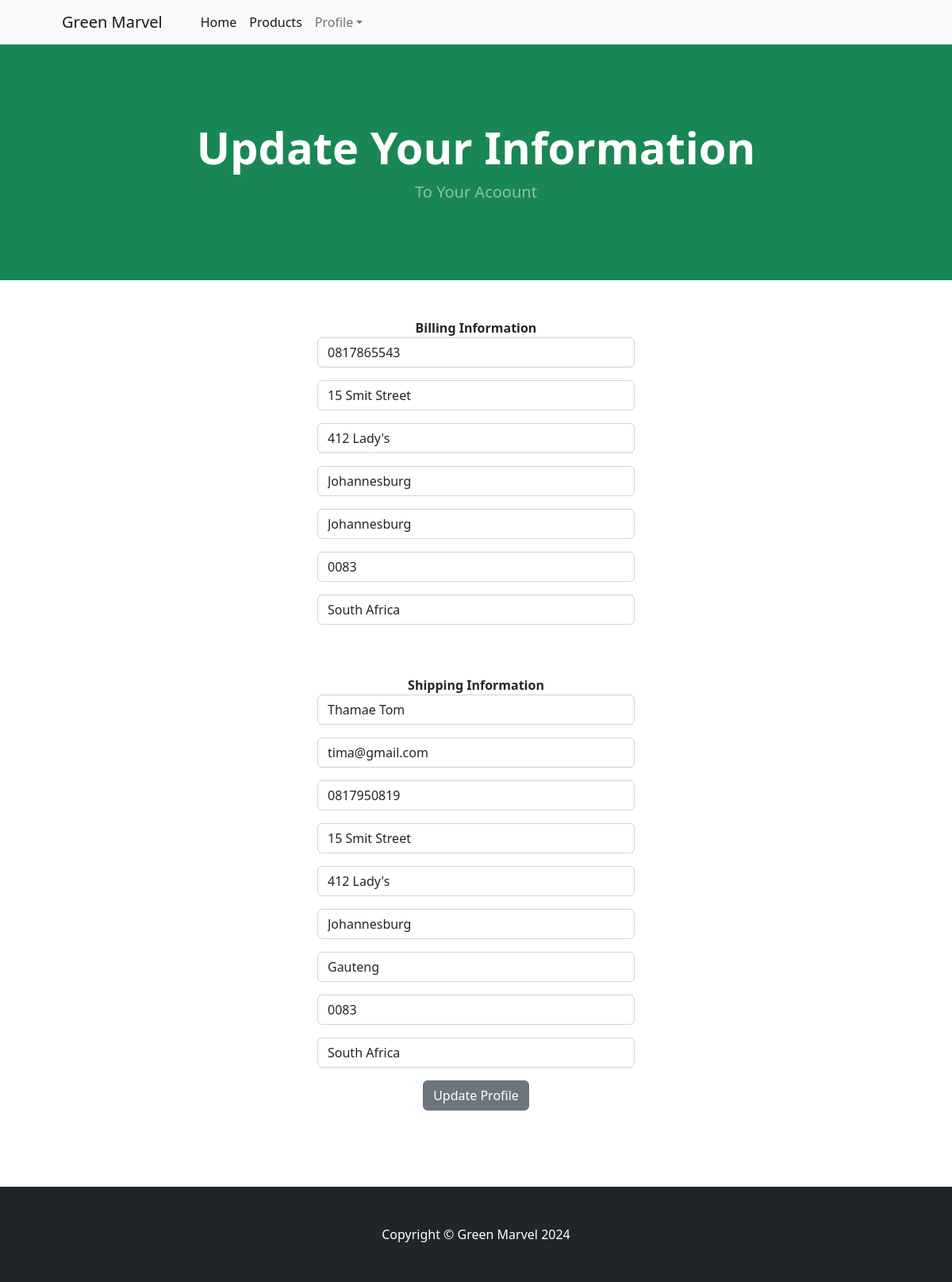
Page /update_info/ (signed in) on the committed database.
### greenmarv/models.py (models this page shows, shortened)
class Profile(models.Model):
	user = models.OneToOneField(User, on_delete=models.CASCADE)
	date_modified = models.DateTimeField(User, auto_now=True)
	phone = models.CharField(max_length=20, blank=True)
	address1 = models.CharField(max_length=200, blank=True)
	apartment = models.CharField(max_length=200, blank=True)
	city = models.CharField(max_length=200, blank=True)
	province = models.CharField(max_length=200, blank=True)
	zipcode = models.CharField(max_length=200, blank=True)
	country = models.CharField(max_length=200, blank=True)
	old_cart = models.CharField(max_length=200, blank=True, null=True)

### payment/models.py (models this page shows, shortened)
class ShippingAddress(models.Model):
	user = models.ForeignKey(User, on_delete=models.CASCADE, null=True, blank=True)
	shipping_full_name = models.CharField(max_length=255)
	shipping_email = models.CharField(max_length=255)
	shipping_phone = models.CharField(max_length=20)
	shipping_address1 = models.CharField(max_length=255)
	shipping_apartment = models.CharField(max_length=255, null=True, blank=True)
	shipping_city = models.CharField(max_length=255)
	shipping_province = models.CharField(max_length=255, null=True, blank=True)
	shipping_zipcode = models.CharField(max_length=255, null=True, blank=True)
	shipping_country = models.CharField(max_length=255)
	class Meta:
		verbose_name_plural = "Shipping Address"

### greenmarv/views.py (the view)
# urls.py: path('update_info/', views.update_info, name='update_info'),
def update_info(request):
	if request.user.is_authenticated:
		current_user = Profile.objects.get(user__id=request.user.id)
		shipping_user = ShippingAddress.objects.get(user__id=request.user.id)
		form = UserInfoForm(request.POST or None, instance=current_user)
		shipping_form = ShippingForm(request.POST or None, instance=shipping_user)
		if form.is_valid() or shipping_form.is_valid():
			form.save()
			shipping_form.save()
			messages.success(request, "Your Info Has Been Updated!!")
			return redirect('index')
		return render(request, "update_info.html", {'form':form, 'shipping_form':shipping_form})
	else:
		messages.success(request, "You Must Be Logged In To Access That Page!!")
		return redirect('index')

### greenmarv/forms.py
class UserInfoForm(forms.ModelForm):
	phone = forms.CharField(label="", widget=forms.TextInput(attrs={'class':'form-control', 'placeholder':'Phone'}), required=False)
	address1 = forms.CharField(label="", widget=forms.TextInput(attrs={'class':'form-control', 'placeholder':'Street Name'}), required=False)
	apartment = forms.CharField(label="", widget=forms.TextInput(attrs={'class':'form-control', 'placeholder':'Apartment'}), required=False)
	city = forms.CharField(label="", widget=forms.TextInput(attrs={'class':'form-control', 'placeholder':'City'}), required=False)
	province = forms.CharField(label="", widget=forms.TextInput(attrs={'class':'form-control', 'placeholder':'Province'}), required=False)
	zipcode = forms.CharField(label="", widget=forms.TextInput(attrs={'class':'form-control', 'placeholder':'Zipcode'}), required=False)
	country = forms.CharField(label="", widget=forms.TextInput(attrs={'class':'form-control', 'placeholder':'Country'}), required=False)
	class Meta:
		model = Profile
		fields = ('phone', 'address1', 'apartment', 'city', 'province', 'zipcode', 'country', )

### cart/context_processors.py (called while the page is built)
def cart(request):
	return {'cart': Cart(request)}

### greenmarv/templates/update_info.html (shortened to what this page needs)
{% load static %}
<!DOCTYPE html>
<html lang="en">
    <head>
        <link href="https://cdn.jsdelivr.net/npm/bootstrap-icons@1.5.0/font/bootstrap-icons.css" rel="stylesheet" />
        <link href="{% static 'products/css/styles.css' %}" rel="stylesheet" />
    </head>
    <body>
        <nav class="navbar navbar-expand-lg navbar-light bg-light">
            <div class="container px-4 px-lg-5">
                <a class="navbar-brand" href="#!">Green Marvel</a>
                <div class="collapse navbar-collapse" id="navbarSupportedContent">
                    <ul class="navbar-nav me-auto mb-2 mb-lg-0 ms-lg-4">
                        <li class="nav-item"><a class="nav-link active" aria-current="page" href="{% url 'index' %}">Home</a></li>
                        <li class="nav-item"><a class="nav-link active" aria-current="page" href="{% url 'home' %}">Products</a></li>
                        <li class="nav-item dropdown">
                            <a class="nav-link dropdown-toggle" id="navbarDropdown" href="#" role="button" data-bs-toggle="dropdown" aria-expanded="false">Profile</a>
                        </li>
                    </ul>
                </div>
            </div>
        </nav>
        <header class="bg-success py-5">
            <div class="container px-4 px-lg-5 my-5">
                <div class="text-center text-white">
                    <h1 class="display-4 fw-bolder">Update Your Information</h1>
                    <p class="lead fw-normal text-white-50 mb-0">To Your Acoount</p>
                </div>
            </div>
        </header>
        <br/><br/>
    <div class="row">
        <center>
            <div class="col-4">
                <strong>Billing Information</strong>
            <form method="POST" action="{% url 'update_info' %}">
                {{ form.as_p }}
                <br/><br/>
               <strong>Shipping Information</strong>
                {{ shipping_form.as_p }}
                <button type="submit" class="btn btn-secondary">Update Profile</button>
            </form>
            <br/><br/>
        </div>
        </center>
    </div>
    <br/><br/>
        <footer class="py-5 bg-dark">
            <div class="container"><p class="m-0 text-center text-white">Copyright &copy; Green Marvel 2024</p></div>
        </footer>
    </body>
</html>

### rows in the picture
Profile: phone "0817865543", address1 "15 Smit Street", apartment "412 Lady's", city "Johannesburg", province "Johannesburg", zipcode "0083", country "South Africa"
ShippingAddress: shipping_full_name "Thamae Tom", shipping_email "tima@gmail.com", shipping_phone "0817950819", shipping_address1 "15 Smit Street", shipping_apartment "412 Lady's", shipping_city "Johannesburg", shipping_province "Gauteng", shipping_zipcode "0083", shipping_country "South Africa"
